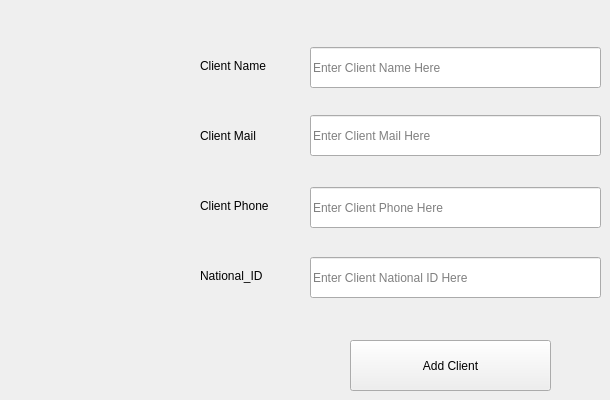
      <widget class="QWidget" name="tab_22">
       <attribute name="title">
        <string>Add New Client</string>
       </attribute>
       <widget class="QLabel" name="label_34">
        <property name="geometry">
         <rect>
          <x>200</x>
          <y>50</y>
          <width>101</width>
          <height>31</height>
         </rect>
        </property>
        <property name="text">
         <string>Client Name</string>
        </property>
       </widget>
       <widget class="QPushButton" name="pushButton_27">
        <property name="enabled">
         <bool>true</bool>
        </property>
        <property name="geometry">
         <rect>
          <x>350</x>
          <y>340</y>
          <width>201</width>
          <height>51</height>
         </rect>
        </property>
        <property name="sizePolicy">
         <sizepolicy hsizetype="Minimum" vsizetype="Fixed">
          <horstretch>46</horstretch>
          <verstretch>21</verstretch>
         </sizepolicy>
        </property>
        <property name="baseSize">
         <size>
          <width>39</width>
          <height>61</height>
         </size>
        </property>
        <property name="text">
         <string>Add Client</string>
        </property>
       </widget>
       <widget class="QLabel" name="label_38">
        <property name="geometry">
         <rect>
          <x>200</x>
          <y>120</y>
          <width>101</width>
          <height>31</height>
         </rect>
        </property>
        <property name="text">
         <string>Client Mail</string>
        </property>
       </widget>
       <widget class="QLabel" name="label_35">
        <property name="geometry">
         <rect>
          <x>200</x>
          <y>190</y>
          <width>101</width>
          <height>31</height>
         </rect>
        </property>
        <property name="text">
         <string>Client Phone</string>
        </property>
       </widget>
       <widget class="QLabel" name="label_36">
        <property name="geometry">
         <rect>
          <x>200</x>
          <y>260</y>
          <width>101</width>
          <height>31</height>
         </rect>
        </property>
        <property name="text">
         <string>National_ID</string>
        </property>
       </widget>
       <widget class="QLineEdit" name="lineEdit_13">
        <property name="geometry">
         <rect>
          <x>310</x>
          <y>47</y>
          <width>291</width>
          <height>41</height>
         </rect>
        </property>
        <property name="placeholderText">
         <string>Enter Client Name Here</string>
        </property>
       </widget>
       <widget class="QLineEdit" name="lineEdit_14">
        <property name="geometry">
         <rect>
          <x>310</x>
          <y>115</y>
          <width>291</width>
          <height>41</height>
         </rect>
        </property>
        <property name="placeholderText">
         <string>Enter Client Mail Here</string>
        </property>
       </widget>
       <widget class="QLineEdit" name="lineEdit_16">
        <property name="geometry">
         <rect>
          <x>310</x>
          <y>187</y>
          <width>291</width>
          <height>41</height>
         </rect>
        </property>
        <property name="placeholderText">
         <string>Enter Client Phone Here</string>
        </property>
       </widget>
       <widget class="QLineEdit" name="lineEdit_18">
        <property name="geometry">
         <rect>
          <x>310</x>
          <y>257</y>
          <width>291</width>
          <height>41</height>
         </rect>
        </property>
        <property name="placeholderText">
         <string>Enter Client National ID Here</string>
        </property>
       </widget>
      </widget>
